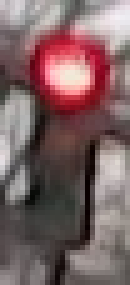
#> input picture Project 7 - Traffic Light Classifier/traffic_light_images/training/red/1272a348-6f35-43e7-860a-3928cf94d6aa.jpg, 26 x 57 px (shown 5 times larger)
$ jupyter execute --allow-errors Traffic_Light_Classifier.ipynb   (shell and % lines are left out)
#> lines starting #> are read from the running program, lines starting #| are printed output that depends on the picture
### Project 7 - Traffic Light Classifier/helpers.py
# Helper functions

import os
import glob # library for loading images from a directory
import matplotlib.image as mpimg


# This function loads in images and their labels and places them in a list
# The list contains all images and their associated labels
# For example, after data is loaded, im_list[0][:] will be the first image-label pair in the list
def load_dataset(image_dir):

    # Populate this empty image list
#> called with image_dir = 'traffic_light_images/training/'
    im_list = []
    image_types = ["red", "yellow", "green"]

    # Iterate through each color folder
    for im_type in image_types:

        # Iterate through each image file in each image_type folder
        # glob reads in any image with the extension "image_dir/im_type/*"
        for file in glob.glob(os.path.join(image_dir, im_type, "*")):

            # Read in the image
            im = mpimg.imread(file)
#> im is the input picture: shape (57, 26, 3); mean R, G, B 125.1, 99.9, 100.8

            # Check if the image exists/if it's been correctly read-in
            if not im is None:
                # Append the image, and it's type (red, green, yellow) to the image list
                im_list.append((im, im_type))

    return im_list

### Project 7 - Traffic Light Classifier/test_functions.py
# All test code
import unittest
from IPython.display import Markdown, display


# Helper functions for printing markdown text (text in color/bold/etc)
def printmd(string):
    display(Markdown(string))

# Print a test failed message, given an error
def print_fail():
    printmd('**<span style="color: red;">TEST FAILED</span>**')

# Print a test passed message
def print_pass():
    printmd('**<span style="color: green;">TEST PASSED</span>**')


# A class holding all tests
class Tests(unittest.TestCase):


    # Tests the `one_hot_encode` function, which is passed in as an argument
    def test_one_hot(self, one_hot_function):

        # Test that the generated one-hot labels match the expected one-hot label
        # For all three cases (red, yellow, green)
        try:
            self.assertEqual([1,0,0], one_hot_function('red'))
            self.assertEqual([0,1,0], one_hot_function('yellow'))
            self.assertEqual([0,0,1], one_hot_function('green'))

        # If the function does *not* pass all 3 tests above, it enters this exception
        except self.failureException as e:
            # Print out an error message
            print_fail()
            print("Your function did not return the expected one-hot label.")
            print('\n'+str(e))
            return

        # Print out a "test passed" message
        print_pass()


    # Tests if any misclassified images are red but mistakenly classified as green
    # [19 lines left out: function test_red_as_green, not called in this run]

### Project 7 - Traffic Light Classifier/Traffic_Light_Classifier.ipynb
# Traffic Light Classifier
---

In this project, you’ll use your knowledge of computer vision techniques to build a classifier for images of traffic lights! You'll be given a dataset of traffic light images in which one of three lights is illuminated: red, yellow, or green.

In this notebook, you'll pre-process these images, extract features that will help us distinguish the different types of images, and use those features to classify the traffic light images into three classes: red, yellow, or green. The tasks will be broken down into a few sections:

1. **Loading and visualizing the data**.
      The first step in any classification task is to be familiar with your data; you'll need to load in the images of traffic lights and visualize them!

2. **Pre-processing**.
    The input images and output labels need to be standardized. This way, you can analyze all the input images using the same classification pipeline, and you know what output to expect when you eventually classify a *new* image.

3. **Feature extraction**.
    Next, you'll extract some features from each image that will help distinguish and eventually classify these images.

4. **Classification and visualizing error**.
    Finally, you'll write one function that uses your features to classify *any* traffic light image. This function will take in an image and output a label. You'll also be given code to determine the accuracy of your classification model.

5. **Evaluate your model**.
    To pass this project, your classifier must be >90% accurate and never classify any red lights as green; it's likely that you'll need to improve the accuracy of your classifier by changing existing features or adding new features. I'd also encourage you to try to get as close to 100% accuracy as possible!

Here are some sample images from the dataset (from left to right: red, green, and yellow traffic lights):

---
### *Here's what you need to know to complete the project:*

Some template code has already been provided for you, but you'll need to implement additional code steps to successfully complete this project. Any code that is required to pass this project is marked with **'(IMPLEMENTATION)'** in the header. There are also a couple of questions about your thoughts as you work through this project, which are marked with **'(QUESTION)'** in the header. Make sure to answer all questions and to check your work against the [project rubric](https://review.udacity.com/#!/rubrics/1213/view) to make sure you complete the necessary classification steps!

Your project submission will be evaluated based on the code implementations you provide, and on two main classification criteria.
Your complete traffic light classifier should have:
1. **Greater than 90% accuracy**
2. ***Never* classify red lights as green**

# 1. Loading and Visualizing the Traffic Light Dataset

This traffic light dataset consists of 1484 number of color images in 3 categories - red, yellow, and green. As with most human-sourced data, the data is not evenly distributed among the types. There are:
* 904 red traffic light images
* 536 green traffic light images
* 44 yellow traffic light images

*Note: All images come from this [MIT self-driving car course](https://selfdrivingcars.mit.edu/) and are licensed under a [Creative Commons Attribution-ShareAlike 4.0 International License](https://creativecommons.org/licenses/by-sa/4.0/).*

### Import resources

Before you get started on the project code, import the libraries and resources that you'll need.

[cell 1]
import cv2 # computer vision library
import helpers # helper functions

import random
import numpy as np
import matplotlib.pyplot as plt
import matplotlib.image as mpimg # for loading in images

## Training and Testing Data

All 1484 of the traffic light images are separated into training and testing datasets.

* 80% of these images are training images, for you to use as you create a classifier.
* 20% are test images, which will be used to test the accuracy of your classifier.
* All images are pictures of 3-light traffic lights with one light illuminated.

## Define the image directories

First, we set some variables to keep track of some where our images are stored:

    IMAGE_DIR_TRAINING: the directory where our training image data is stored
    IMAGE_DIR_TEST: the directory where our test image data is stored

[cell 2]
# Image data directories
IMAGE_DIR_TRAINING = "traffic_light_images/training/"
IMAGE_DIR_TEST = "traffic_light_images/test/"

## Load the datasets

These first few lines of code will load the training traffic light images and store all of them in a variable, `IMAGE_LIST`. This list contains the images and their associated label ("red", "yellow", "green").

You are encouraged to take a look at the `load_dataset` function in the helpers.py file. This will give you a good idea about how lots of image files can be read in from a directory using the [glob library](https://pymotw.com/2/glob/). The `load_dataset` function takes in the name of an image directory and returns a list of images and their associated labels.

For example, the first image-label pair in `IMAGE_LIST` can be accessed by index:
``` IMAGE_LIST[0][:]```.

[cell 3]
# Using the load_dataset function in helpers.py
# Load training data
IMAGE_LIST = helpers.load_dataset(IMAGE_DIR_TRAINING)
#> IMAGE_LIST = 2 items

## Visualize the Data

The first steps in analyzing any dataset are to 1. load the data and 2. look at the data. Seeing what it looks like will give you an idea of what to look for in the images, what kind of noise or inconsistencies you have to deal with, and so on. This will help you understand the image dataset, and **understanding a dataset is part of making predictions about the data**.

---
### Visualize the input images

Visualize and explore the image data! Write code to display an image in `IMAGE_LIST`:
* Display the image
* Print out the shape of the image
* Print out its corresponding label

See if you can display at least one of each type of traffic light image – red, green, and yellow — and look at their similarities and differences.

[cell 4]
## TODO: Write code to display an image in IMAGE_LIST (try finding a yellow traffic light!)
## TODO: Print out 1. The shape of the image and 2. The image's label

# The first image in IMAGE_LIST is displayed below (without information about shape or label)
# Select an image by index
image_num = 757  # 0 to 722 = red, 723 to 757 = yellow, 757 to 1186 = green
#> (the rest of this cell did not finish here and is left out)

# 2. Pre-process the Data

After loading in each image, you have to standardize the input and output!

### Input

This means that every input image should be in the same format, of the same size, and so on. We'll be creating features by performing the same analysis on every picture, and for a classification task like this, it's important that **similar images create similar features**!

### Output

We also need the output to be a label that is easy to read and easy to compare with other labels. It is good practice to convert categorical data like "red" and "green" to numerical data.

A very common classification output is a 1D list that is the length of the number of classes - three in the case of red, yellow, and green lights - with the values 0 or 1 indicating which class a certain image is. For example, since we have three classes (red, yellow, and green), we can make a list with the order: [red value, yellow value, green value]. In general, order does not matter, we choose the order [red value, yellow value, green value] in this case to reflect the position of each light in descending vertical order.

A red light should have the  label: [1, 0, 0]. Yellow should be: [0, 1, 0]. Green should be: [0, 0, 1]. These labels are called **one-hot encoded labels**.

*(Note: one-hot encoding will be especially important when you work with [machine learning algorithms](https://machinelearningmastery.com/how-to-one-hot-encode-sequence-data-in-python/)).*

---
<a id='task2'></a>
### (IMPLEMENTATION): Standardize the input images

* Resize each image to the desired input size: 32x32px.
* (Optional) You may choose to crop, shift, or rotate the images in this step as well.

It's very common to have square input sizes that can be rotated (and remain the same size), and analyzed in smaller, square patches. It's also important to make all your images the same size so that they can be sent through the same pipeline of classification steps!

[cell 5]
# This function should take in an RGB image and return a new, standardized version for classification
def standardize_input(image):

    #Make a copy of the image to be standardized
    standard_im = np.copy(image)

    #crop the image 2 pixels from each side of the image
    row_crop = 4
    col_crop = 7

    standard_im = image[row_crop:-row_crop, col_crop:-col_crop, :]

    #Resize image so that all "standard" images are the same size 32 x 32 px (height x width)
    standard_im = cv2.resize(image, (32, 32))

    return standard_im

## Standardize the output

With each loaded image, we also specify the expected output. For this, we use **one-hot encoding**.

* One-hot encode the labels. To do this, create an array of zeros representing each class of traffic light (red, yellow, green), and set the index of the expected class number to 1.

Since we have three classes (red, yellow, and green), we have imposed an order of: [red value, yellow value, green value]. To one-hot encode, say, a yellow light, we would first initialize an array to [0, 0, 0] and change the middle value (the yellow value) to 1: [0, 1, 0].

---
<a id='task3'></a>
### (IMPLEMENTATION): Implement one-hot encoding

[cell 6]
## TODO: One hot encode an image label
## Given a label - "red", "green", or "yellow" - return a one-hot encoded label

# Examples:
# one_hot_encode("red") should return: [1, 0, 0]
# one_hot_encode("yellow") should return: [0, 1, 0]
# one_hot_encode("green") should return: [0, 0, 1]

def one_hot_encode(label):

    ## Create a one-hot encoded label that works for all classes of traffic lights

    # create a list to store one_hot_encoded 1 dimensional label value
    one_hot_encoded = []

    if label == 'red':
        one_hot_encoded = [1,0,0] # Red Light

    elif label == 'yellow':
        one_hot_encoded = [0,1,0] # Yellow Light

    elif label == 'green':
        one_hot_encoded = [0,0,1] # Green Light

    else:
        raise TypeError("label is not red, yellow or green")

    return one_hot_encoded

### Testing as you Code

After programming a function like this, it's a good idea to test it, and see if it produces the expected output. **In general, it's good practice to test code in small, functional pieces, after you write it**. This way, you can make sure that your code is correct as you continue to build a classifier, and you can identify any errors early on so that they don't compound.

All test code can be found in the file `test_functions.py`. You are encouraged to look through that code and add your own testing code if you find it useful!

One test function you'll find is: `test_one_hot(self, one_hot_function)` which takes in one argument, a one_hot_encode function, and tests its functionality. If your one_hot_label code does not work as expected, this test will print ot an error message that will tell you a bit about why your code failed. Once your code works, this should print out TEST PASSED.

[cell 7]
# Importing the tests
import test_functions
tests = test_functions.Tests()

# Test for one_hot_encode function
tests.test_one_hot(one_hot_encode)

## Construct a `STANDARDIZED_LIST` of input images and output labels.

This function takes in a list of image-label pairs and outputs a **standardized** list of resized images and one-hot encoded labels.

This uses the functions you defined above to standardize the input and output, so those functions must be complete for this standardization to work!

[cell 8]
def standardize(image_list):

    # Empty image data array
    standard_list = []

    # Iterate through all the image-label pairs
    for item in image_list:
        image = item[0]
        label = item[1]

        # Standardize the image
        standardized_im = standardize_input(image)

        # One-hot encode the label
        one_hot_label = one_hot_encode(label)

        # Append the image, and it's one hot encoded label to the full, processed list of image data
        standard_list.append((standardized_im, one_hot_label))
#> this loop made 2 passes
#> (label, row_crop in standardize_input, col_crop in standardize_input, one_hot_label) on passes 1 to 2: ('red', 4, 7, [1, 0, 0]), ('green', 4, 7, [0, 0, 1])
#> pass 1, in standardize_input, `standard_im = cv2.resize(image, (32, 32))`:
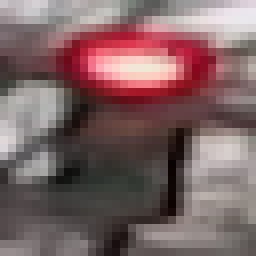
#> standard_im: shape (32, 32, 3) (shown 8 times larger); mean R, G, B 125.1, 99.8, 100.7
#> pass 2, in standardize_input (call 2), `standard_im = cv2.resize(image, (32, 32))`:
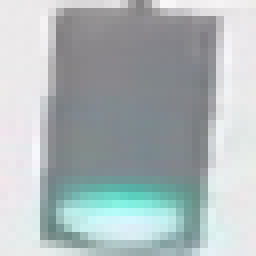
#> standard_im: shape (32, 32, 3) (shown 8 times larger); mean R, G, B 173.5, 183.7, 185.4
#> after the loop, standard_list = 2 items

    return standard_list

# Standardize all training images from IMAGE_LIST = helpers.load_dataset(IMAGE_DIR_TRAINING),
# located under the directory IMAGE_DIR_TRAINING = "traffic_light_images/training/"
STANDARDIZED_LIST = standardize(IMAGE_LIST)
#> STANDARDIZED_LIST = 2 items

## Visualize the standardized data

Display a standardized image from STANDARDIZED_LIST and compare it with a non-standardized image from IMAGE_LIST. Note that their sizes and appearance are different!

[cell 9]
## TODO: Display a standardized image and its label

image_num = 757

#> (the rest of this cell did not finish here and is left out)

# 3. Feature Extraction

You'll be using what you now about color spaces, shape analysis, and feature construction to create features that help distinguish and classify the three types of traffic light images.

You'll be tasked with creating **one feature** at a minimum (with the option to create more). The required feature is **a brightness feature using HSV color space**:

1. A brightness feature.
    - Using HSV color space, create a feature that helps you identify the 3 different classes of traffic light.
    - You'll be asked some questions about what methods you tried to locate this traffic light, so, as you progress through this notebook, always be thinking about your approach: what works and what doesn't?

2. (Optional): Create more features!

Any more features that you create are up to you and should improve the accuracy of your traffic light classification algorithm! One thing to note is that, to pass this project you must **never classify a red light as a green light** because this creates a serious safety risk for a self-driving car. To avoid this misclassification, you might consider adding another feature that specifically distinguishes between red and green lights.

These features will be combined near the end of his notebook to form a complete classification algorithm.

## Creating a brightness feature

There are a number of ways to create a brightness feature that will help you characterize images of traffic lights, and it will be up to you to decide on the best procedure to complete this step. You should visualize and test your code as you go.

Pictured below is a sample pipeline for creating a brightness feature (from left to right: standardized image, HSV color-masked image, cropped image, brightness feature):

## RGB to HSV conversion

Below, a test image is converted from RGB to HSV colorspace and each component is displayed in an image.

[cell 10]
# Convert and image to HSV colorspace
# Visualize the individual color channels

image_num = 0
test_im = STANDARDIZED_LIST[image_num][0]
test_label = STANDARDIZED_LIST[image_num][1]
#> test_label = [1, 0, 0]

# Convert to HSV
hsv = cv2.cvtColor(test_im, cv2.COLOR_RGB2HSV)
#> hsv: shape (32, 32, 3); mean H, S, V 74.1, 55, 125.2

# Print image label
print('Label [red, yellow, green]: ' + str(test_label))
#| Label [red, yellow, green]: [1, 0, 0]

# HSV channels
h = hsv[:,:,0]
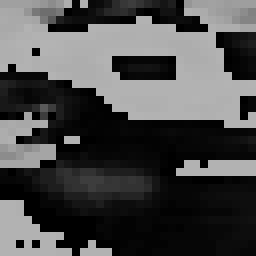
#> h: shape (32, 32) (shown 8 times larger); min 0, max 179, mean 74.1
s = hsv[:,:,1]
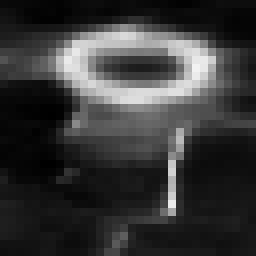
#> s: shape (32, 32) (shown 8 times larger); min 0, max 242, mean 55
v = hsv[:,:,2]
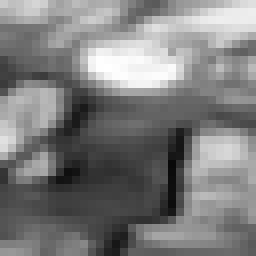
#> v: shape (32, 32) (shown 8 times larger); min 9, max 255, mean 125.2
#> (the rest of the program and of its run is left out)
